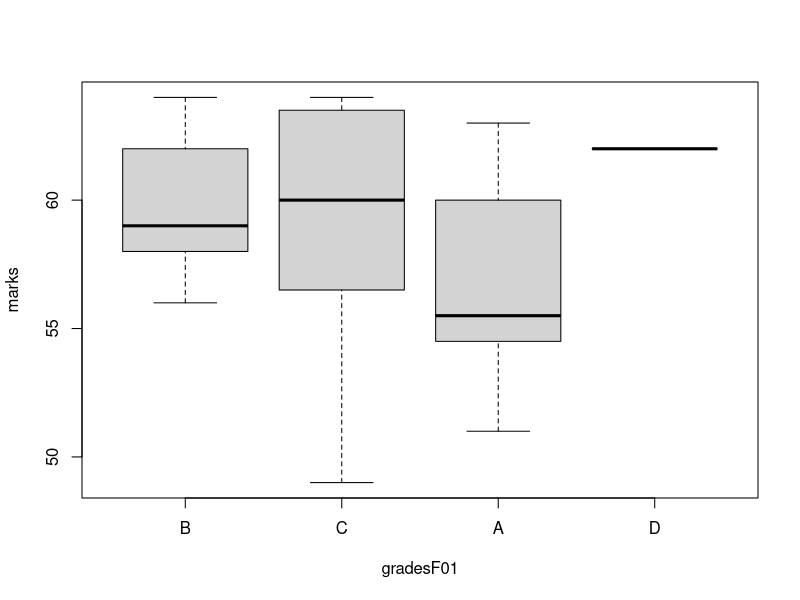
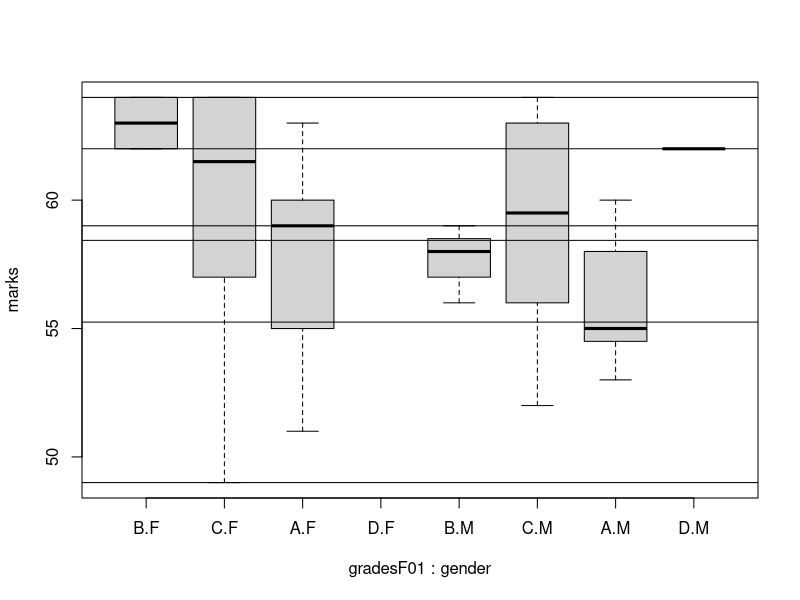

These charts were generated, in order, by the following R code:
#creating a vector, converting to factor, and giving an order

grades = sample(c('A','B','C','D'), size=30, replace=T, prob=c(0.4, 0.2, 0.3,  0.1))
grades
summary(grades)

(gradesF = factor(grades))
summary(gradesF)

(table(gradesF))

(gradesF0 = factor(grades, ordered=T))

(gradesF01 = factor(grades, ordered=T, levels=c('B','C','A','D')))
summary(gradesF01)

#application

(marks = ceiling(rnorm(30, mean=60, sd=5)))    #creating vector with random marks

(student1 = data.frame(marks, gradesF01))    #joining numerical value with an ordered categorical variable. to plot a boxplot for categorical variable.
(gender = factor(sample(c('M', 'F'), size=30, replace=T)))
boxplot( marks ~ gradesF01, data=student1)
boxplot( marks ~ gradesF01 + gender, data=student1)

summary(marks)
abline(h= summary(marks))    #horizontal lines to understand which exact values


